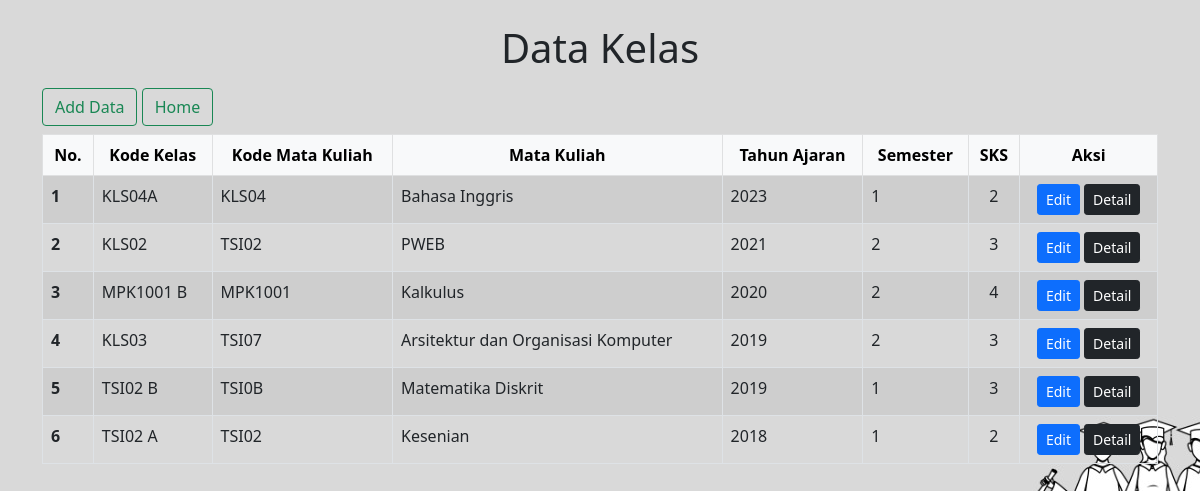
The app's page /indexkelas.php with its own data.
### tables this page shows
CREATE TABLE `kelas` (
  `id` int(11) NOT NULL,
  `kode_kelas` varchar(50) NOT NULL,
  `kode_matkul` varchar(50) NOT NULL,
  `nama_matkul` varchar(50) NOT NULL,
  `tahun` int(11) NOT NULL,
  `semester` int(11) NOT NULL,
  `sks` int(11) NOT NULL
);

### indexkelas.php (the view, shortened to what this page needs)
<?php
include_once("config.php");
$result = mysqli_query($mysqli, "SELECT * FROM kelas ORDER BY tahun DESC, semester DESC");
?>
<!doctype html>
<html lang="en">
  <head>
    <link href="https://cdn.jsdelivr.net/npm/bootstrap@5.0.0-beta3/dist/css/bootstrap.min.css" rel="stylesheet">
  </head>
  <body  background="ba.jpeg">
    <div class="container">
    <br>
        <h1 class="text-center">Data Kelas</h1>
        <div class="row py-2">
        <div class="col-sm">
            <form action="indexkelas.php" method="POST">
            <a href="tambahkelas.php" class="btn btn-outline-success"> Add Data </a>
             <a href="halaman_admin.php" class="btn btn-outline-success">Home </a>
        <div class="row py-2">
            <div class="col-sm">
            <table class="table table-striped table-hover table-bordered">
                <thead class="table-light">
                    <tr>
                        <th scope="col" class="text-center">No.</th>
                        <th scope="col" class="text-center">Kode Kelas</th>
                        <th scope="col" class="text-center">Kode Mata Kuliah</th>
                        <th scope="col" class="text-center">Mata Kuliah</th>
                        <th scope="col" class="text-center">Tahun Ajaran</th>
                        <th scope="col" class="text-center">Semester</th>
                        <th scope="col" class="text-center">SKS</th>
                        <th scope="col" class="text-center">Aksi</th>
                    </tr>
                 </thead>
                <tbody>
                    <?php
                        $no=1;
                        while($data = mysqli_fetch_array($result)) {
                    ?>
                    <tr>
                        <th scope="row"><?php echo $no++ ?></th>
                        <td><?php echo $data['kode_kelas'] ?></td>
                        <td><?php echo $data['kode_matkul'] ?></td>
                        <td><?php echo $data['nama_matkul'] ?></td>
                        <td><?php echo $data['tahun'] ?></td>
                        <td><?php echo $data['semester'] ?></td>
                        <td class="text-center"><?php echo $data['sks'] ?></td>
                        <td class="text-center">
                            <a href="editkelas.php?id=<?php echo $data['id'] ?>" class='btn btn-sm btn-primary'> Edit </a>
                            <a href="lihat_detail_kelas.php?id=<?php echo $data['id'] ?>" class='btn btn-sm btn-dark'> Detail </a>
                        </td>
                    </tr>
                    <?php } ?>
                </tbody>
            </table>
            </div>
        </div>
    </div>
  </body>
</html>

### records on screen
kelas: kode_kelas "KLS04A", kode_matkul "KLS04", nama_matkul "Bahasa Inggris", tahun "2023", semester "1", sks "2"
kelas: kode_kelas "KLS02", kode_matkul "TSI02", nama_matkul "PWEB", tahun "2021", semester "2", sks "3"
kelas: kode_kelas "MPK1001 B", kode_matkul "MPK1001", nama_matkul "Kalkulus", tahun "2020", semester "2", sks "4"
kelas: kode_kelas "KLS03", kode_matkul "TSI07", nama_matkul "Arsitektur dan Organisasi Komputer", tahun "2019", semester "2", sks "3"
kelas: kode_kelas "TSI02 B", kode_matkul "TSI0B", nama_matkul "Matematika Diskrit", tahun "2019", semester "1", sks "3"
kelas: kode_kelas "TSI02 A", kode_matkul "TSI02", nama_matkul "Kesenian", tahun "2018", semester "1", sks "2"
